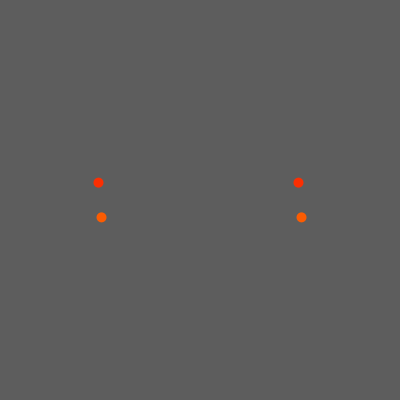
Frame 1 (no input)
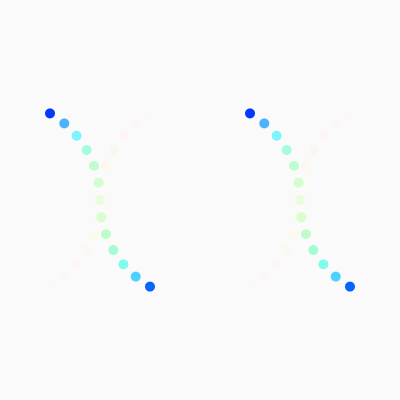
Frame 60 (the mouse pressed at the canvas centre just before this capture)
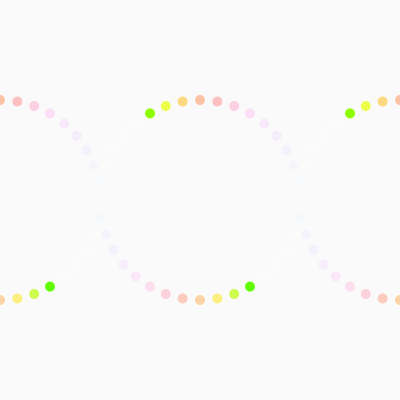
Frame 120 (the mouse held since frame 60 and released just before this capture)

The Processing sketch that drew these frames (run headless with seeded random() and noise(); from frame 60 on, the mouse is pressed at the canvas centre):

// Processing sketch: processing_116308
// ── processing_116308.pde

float X,Y;
float Cx=0, Cy=200;
float Angle = 0;
float AngleA = 0;
float R = 100;
int c = 0;


void setup(){
   size(400,400);
   colorMode(HSB,100);
   background(10);
   frameRate(10);
}


void draw(){

   fade();

////////////////////////change 10
   Angle = Angle + 10;


   X = Cx + ( R * cos(radians(Angle)) );
   Y = Cy + ( R * -sin(radians(Angle)) );

////////////////////////change color
   if(c >= 99){
      c = 0;
   }
   
   c = c + 3;
   noStroke();
   fill(c,99,99);
   
////////////////////////ellipse
   rectMode(CENTER);
   for(int i = 0; i < 3; i++){
  ellipse(X+100*i*2, Y, 10, 10);
}
   
   
////////////////////////change 10
   AngleA = AngleA - 10;

   X = Cx - ( R * cos(radians(Angle)) );
   Y = Cy - ( R * -sin(radians(Angle)) );
   
   
////////////////////////change color
   if(c >= 99){
      c = 0;
   }

   c = c + 3;
   noStroke();
   fill(c,99,99);
   
////////////////////////ellipse
   rectMode(CENTER);
   for(int i = 0; i < 3; i++){
  ellipse(X+100*i*2, Y, 10, 10);
}
   
   
 
}

////////////////////////reset
void fade(){
   noStroke();
   fill(99,30);
   rectMode(CORNER);
   rect(0, 0, 400, 400);
}
